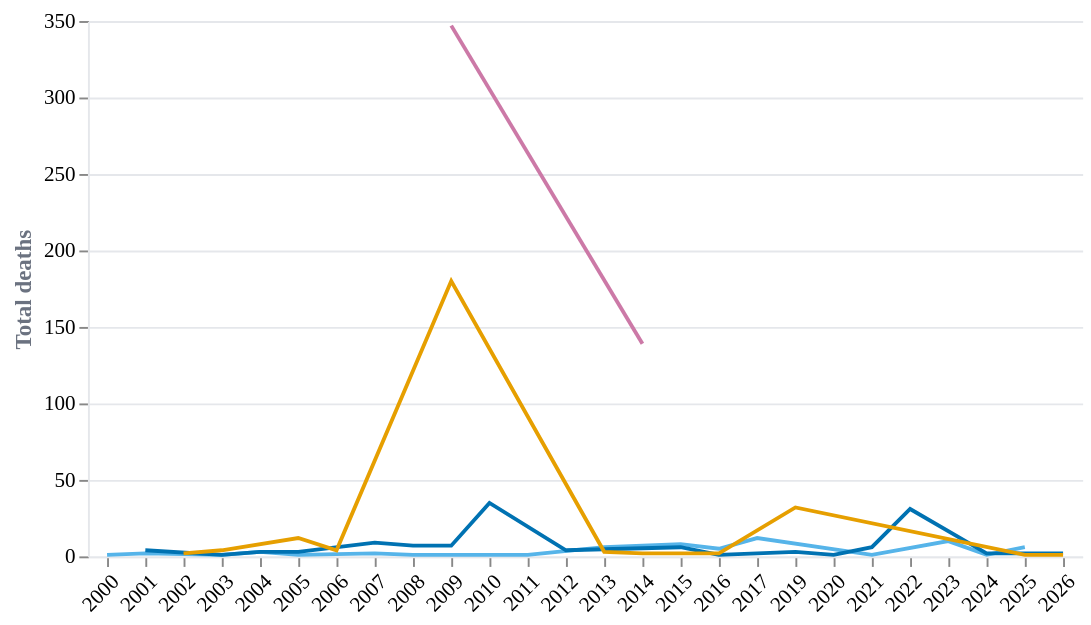

Describe this chart as a Vega-Lite specification.
### Vega-Lite specification from a JSON file in a GitHub repository (floating-point values rounded to 4 significant figures)
{"$schema": "https://vega.github.io/schema/vega-lite/v5.json", "description": "Fatalities by year and disaster type, 2000-2026", "width": "container", "height": 280, "data": {"values": [{"year": 2000, "disaster_type": "Storm", "deaths": 1}, {"year": 2001, "disaster_type": "Flood", "deaths": 4}, {"year": 2001, "disaster_type": "Storm", "deaths": 2}, {"year": 2002, "disaster_type": "Wildfire", "deaths": 2}, {"year": 2003, "disaster_type": "Flood", "deaths": 1}, {"year": 2003, "disaster_type": "Storm", "deaths": 1}, {"year": 2003, "disaster_type": "Wildfire", "deaths": 4}, {"year": 2004, "disaster_type": "Flood", "deaths": 3}, {"year": 2004, "disaster_type": "Storm", "deaths": 3}, {"year": 2005, "disaster_type": "Flood", "deaths": 3}, {"year": 2005, "disaster_type": "Storm", "deaths": 1}, {"year": 2005, "disaster_type": "Wildfire", "deaths": 12}, {"year": 2006, "disaster_type": "Wildfire", "deaths": 4}, {"year": 2007, "disaster_type": "Flood", "deaths": 9}, {"year": 2007, "disaster_type": "Storm", "deaths": 2}, {"year": 2008, "disaster_type": "Flood", "deaths": 7}, {"year": 2008, "disaster_type": "Storm", "deaths": 1}, {"year": 2009, "disaster_type": "Extreme temperature", "deaths": 347}, {"year": 2009, "disaster_type": "Flood", "deaths": 7}, {"year": 2009, "disaster_type": "Storm", "deaths": 1}, {"year": 2009, "disaster_type": "Wildfire", "deaths": 180}, {"year": 2010, "disaster_type": "Flood", "deaths": 35}, {"year": 2010, "disaster_type": "Storm", "deaths": 1}, {"year": 2011, "disaster_type": "Storm", "deaths": 1}, {"year": 2012, "disaster_type": "Flood", "deaths": 4}, {"year": 2013, "disaster_type": "Storm", "deaths": 6}, {"year": 2013, "disaster_type": "Wildfire", "deaths": 3}, {"year": 2014, "disaster_type": "Extreme temperature", "deaths": 139}, {"year": 2014, "disaster_type": "Wildfire", "deaths": 2}, {"year": 2015, "disaster_type": "Flood", "deaths": 6}, {"year": 2015, "disaster_type": "Storm", "deaths": 8}, {"year": 2015, "disaster_type": "Wildfire", "deaths": 2}, {"year": 2016, "disaster_type": "Flood", "deaths": 1}, {"year": 2016, "disaster_type": "Storm", "deaths": 5}, {"year": 2016, "disaster_type": "Wildfire", "deaths": 2}, {"year": 2017, "disaster_type": "Storm", "deaths": 12}, {"year": 2019, "disaster_type": "Flood", "deaths": 3}, {"year": 2019, "disaster_type": "Wildfire", "deaths": 32}, {"year": 2020, "disaster_type": "Flood", "deaths": 1}, {"year": 2021, "disaster_type": "Flood", "deaths": 6}, {"year": 2021, "disaster_type": "Storm", "deaths": 1}, {"year": 2022, "disaster_type": "Flood", "deaths": 31}, {"year": 2023, "disaster_type": "Storm", "deaths": 10}, {"year": 2024, "disaster_type": "Flood", "deaths": 2}, {"year": 2024, "disaster_type": "Storm", "deaths": 1}, {"year": 2025, "disaster_type": "Storm", "deaths": 6}, {"year": 2025, "disaster_type": "Wildfire", "deaths": 1}, {"year": 2026, "disaster_type": "Flood", "deaths": 2}, {"year": 2026, "disaster_type": "Wildfire", "deaths": 1}]}, "layer": [{"mark": {"type": "line", "point": false, "strokeWidth": 2}, "encoding": {"x": {"field": "year", "type": "ordinal", "title": null, "axis": {"labelAngle": -45, "labelFontSize": 11, "labelFont": "DM Sans", "gridColor": "#e5e7eb", "domainColor": "#e5e7eb"}}, "y": {"aggregate": "sum", "field": "deaths", "type": "quantitative", "title": "Total deaths", "axis": {"labelFontSize": 11, "labelFont": "DM Sans", "titleFontSize": 12, "titleFont": "DM Sans", "titleColor": "#6b7280", "gridColor": "#e5e7eb", "domainColor": "#e5e7eb"}}, "color": {"field": "disaster_type", "type": "nominal", "scale": {"domain": ["Flood", "Storm", "Wildfire", "Extreme temperature", "Drought"], "range": ["#0072B2", "#56B4E9", "#E69F00", "#CC79A7", "#F0E442"]}, "legend": null}, "tooltip": [{"field": "year", "type": "ordinal", "title": "Year"}, {"field": "disaster_type", "type": "nominal", "title": "Type"}, {"aggregate": "sum", "field": "deaths", "type": "quantitative", "title": "Deaths"}]}}], "view": {"stroke": null}, "background": "transparent", "config": {"font": "DM Sans"}}
